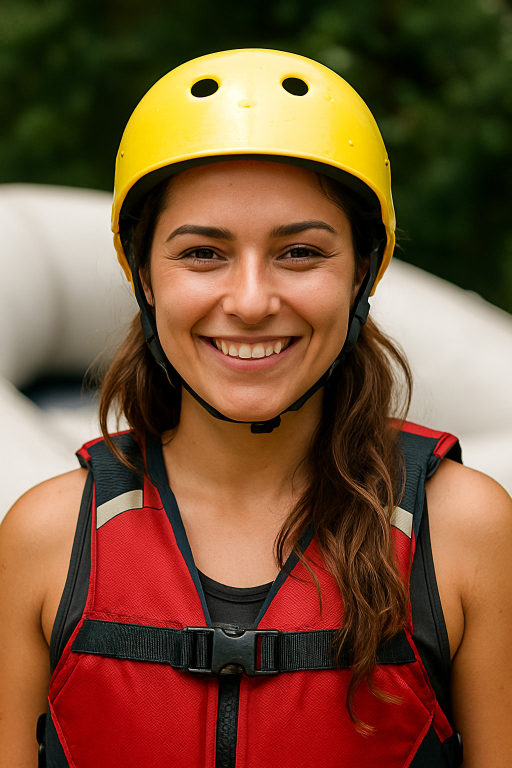
#> input picture wwr/images/employee1.jpg, 1024 x 1536 px (shown at 1/2 size); its folder holds 4 pictures in this run
$ python optimize_images.py
#> lines starting #> are read from the running program, lines starting #| are printed output that depends on the picture
from PIL import Image
import os

max_width = 800
max_size_kb = 100
min_quality = 30
quality_step = 5

input_folder = 'images'
output_folder = 'images_optimized'

def resize_image(img):
    if img.width > max_width:
        ratio = max_width / img.width
        new_height = int(img.height * ratio)
        return img.resize((max_width, new_height), Image.Resampling.LANCZOS)
    return img

def save_jpeg_with_size_limit(img, output_path):
    quality = 85
    while quality >= min_quality:
        img.save(output_path, optimize=True, quality=quality)
        size_kb = os.path.getsize(output_path) / 1024
        if size_kb <= max_size_kb:
            return size_kb, quality
        quality -= quality_step
    # Si no alcanza el tamaño con calidad mínima, redimensionar más y guardar
    width = img.width
    while size_kb > max_size_kb and width > 200:
        width = int(width * 0.9)
        ratio = width / img.width
        height = int(img.height * ratio)
        img = img.resize((width, height), Image.Resampling.LANCZOS)
        img.save(output_path, optimize=True, quality=min_quality)
        size_kb = os.path.getsize(output_path) / 1024
    return size_kb, min_quality

def save_png_with_size_limit(img, output_path):
    # Solo redimensionamos si es muy grande y comprimimos al máximo
    img = resize_image(img)
    img.save(output_path, optimize=True, compress_level=9)
    size_kb = os.path.getsize(output_path) / 1024
    return size_kb

def process_images(input_folder, output_folder):
#> called with input_folder = 'images', output_folder = 'images_optimized'
    if not os.path.exists(output_folder):
        os.makedirs(output_folder)

    for filename in os.listdir(input_folder):
        if filename.lower().endswith(('.jpg', '.jpeg', '.png')):
            input_path = os.path.join(input_folder, filename)
            output_path = os.path.join(output_folder, filename)
            with Image.open(input_path) as img:
#> img is the input picture: PIL image 1024x1536 RGB; mean R, G, B 120.9, 82.8, 55.2
                img = resize_image(img)
#> in resize_image, `return img.resize((max_width, new_height), Image.Resampling.LANCZOS)`:
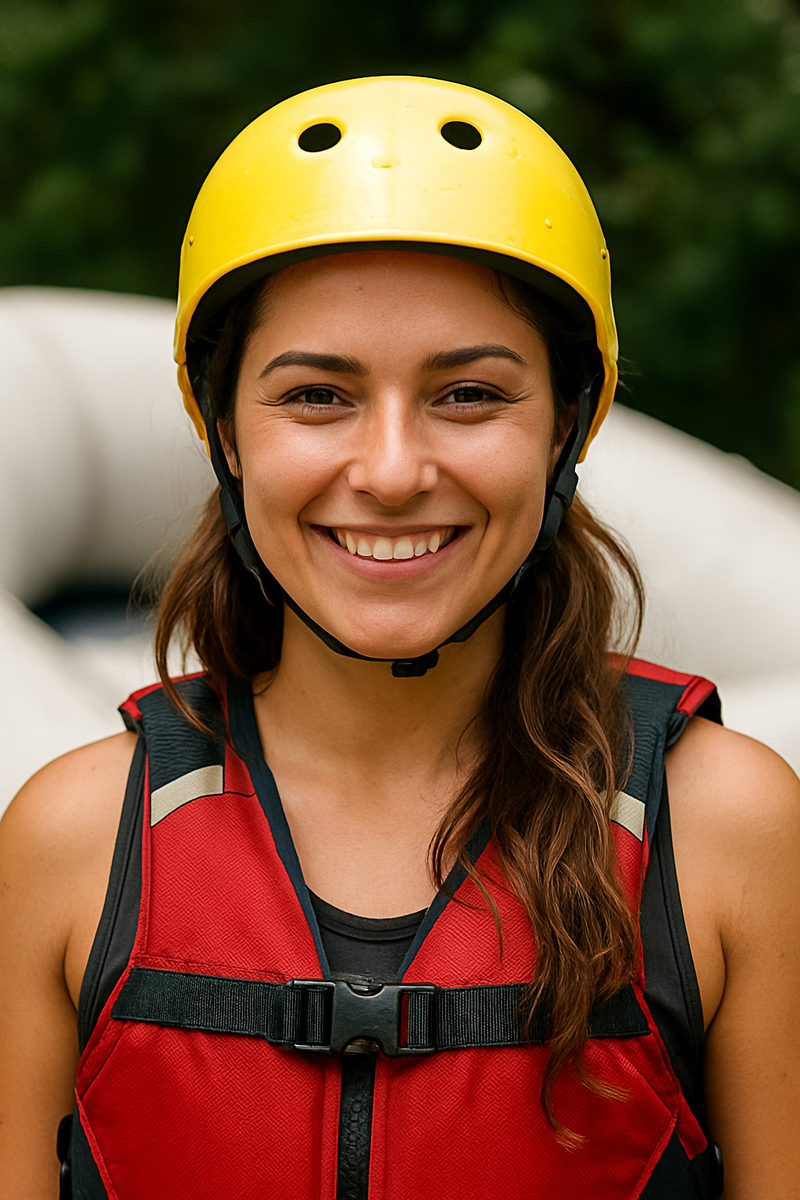
#> returned value: PIL image 800x1200 RGB; mean R, G, B 120.9, 82.9, 55.2
                ext = filename.lower().split('.')[-1]
                if ext in ['jpg', 'jpeg']:
                    size_kb, quality = save_jpeg_with_size_limit(img, output_path)
#> after the loop in save_jpeg_with_size_limit, `while quality >= min_quality:`: quality = 65
#> size_kb = 91.71; quality = 65
                    print(f"JPEG {filename}: {size_kb:.1f} KB, calidad={quality}")
#| JPEG employee1.jpg: 91.7 KB, calidad=65
                elif ext == 'png':
                    size_kb = save_png_with_size_limit(img, output_path)
                    print(f"PNG {filename}: {size_kb:.1f} KB")
                else:
                    img.save(output_path)
                    size_kb = os.path.getsize(output_path) / 1024
                    print(f"Otro formato {filename}: {size_kb:.1f} KB")
#> pass 2 of the loop in process_images, `for filename in os.listdir(input_folder):`:
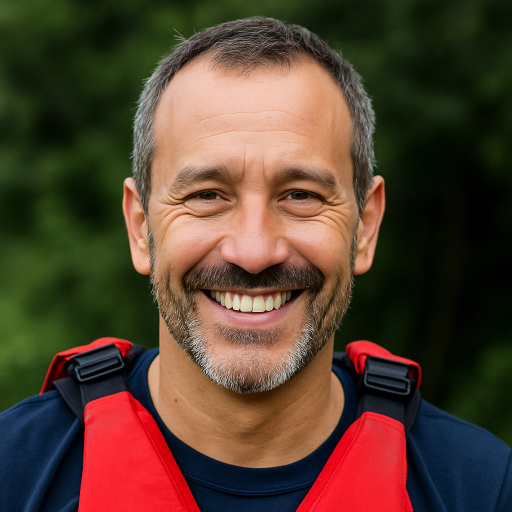
#> input picture wwr/images/employee2.jpg, 1024 x 1024 px (shown at 1/2 size)
#> in process_images, img is the input picture: PIL image 1024x1024 RGB; mean R, G, B 85.7, 63.8, 47.5
#> in resize_image (call 2), `return img.resize((max_width, new_height), Image.Resampling.LANCZOS)`:
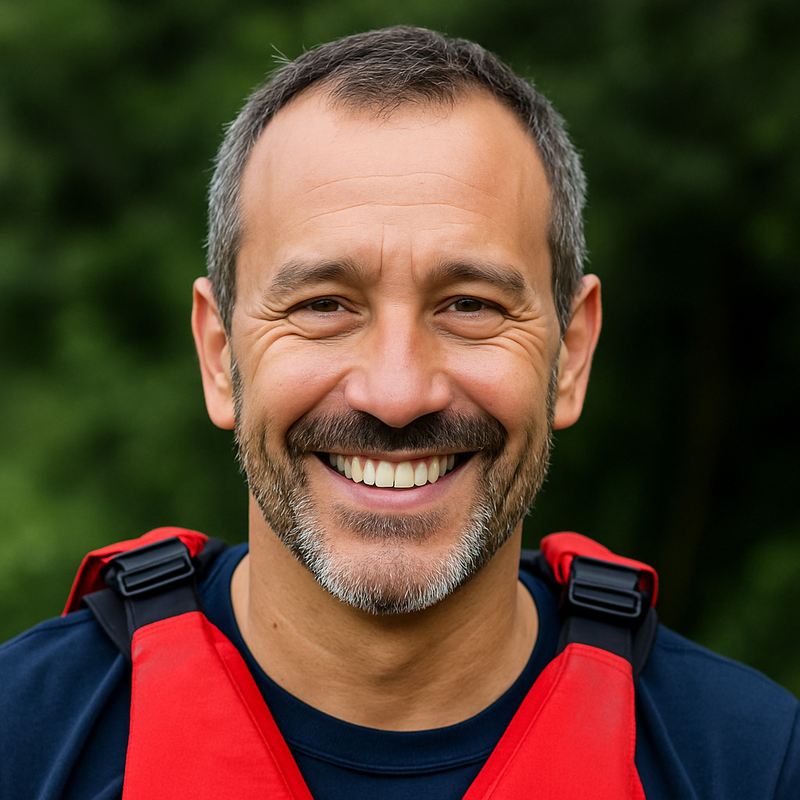
#> returned value: PIL image 800x800 RGB; mean R, G, B 85.7, 63.8, 47.5
#> after the loop in save_jpeg_with_size_limit, `while quality >= min_quality:`: quality = 85
#> in process_images, `size_kb, quality = save_jpeg_with_size_limit(img, output_path)`: size_kb = 90.28; quality = 85
#| JPEG employee2.jpg: 90.3 KB, calidad=85
#> pass 3 of the loop in process_images, `for filename in os.listdir(input_folder):`:
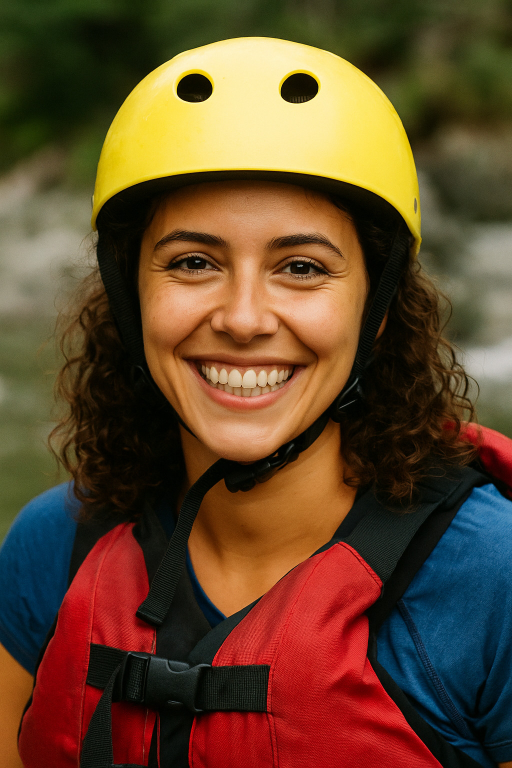
#> input picture wwr/images/employee3.jpg, 1024 x 1536 px (shown at 1/2 size)
#> in process_images, img is the input picture: PIL image 1024x1536 RGB; mean R, G, B 99.2, 71.1, 44
#> in resize_image (call 3), `return img.resize((max_width, new_height), Image.Resampling.LANCZOS)`:
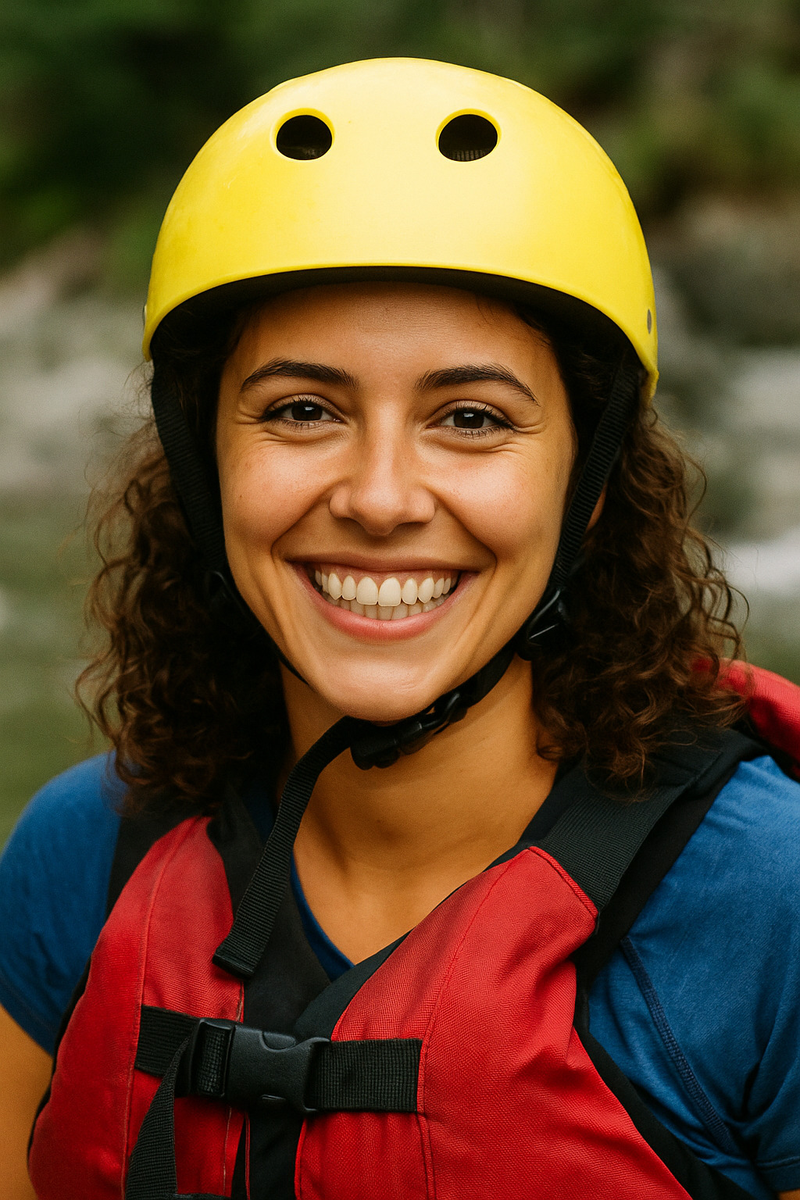
#> returned value: PIL image 800x1200 RGB; mean R, G, B 99.2, 71.1, 44
#> after the loop in save_jpeg_with_size_limit, `while quality >= min_quality:`: quality = 70
#> in process_images, `size_kb, quality = save_jpeg_with_size_limit(img, output_path)`: size_kb = 91.97; quality = 70
#| JPEG employee3.jpg: 92.0 KB, calidad=70
#> the loop made 4 passes; the first 3 are shown

if __name__ == '__main__':
    process_images(input_folder, output_folder)
